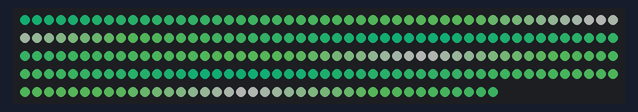
The sketch below on a simulated Arduino Uno, built with avr-gcc and run on an emulated ATmega328P. Parts: 240 RGB LEDs in strip order, left to right, continuing on the next row. Dim RGB values are drawn brighter than linear.

Above: at 3.18 s.
At 10.24 s:
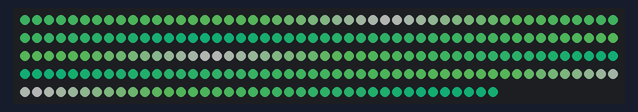
At 17.29 s:
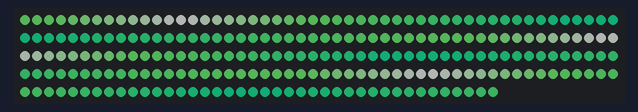
At 36.22 s:
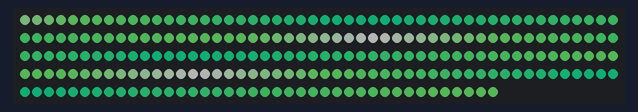

The sketch:

mintyPalletMicro.ino
```cpp
#include <FastLED.h>

#define LED_PIN     3
#define NUM_LEDS    240
#define BRIGHTNESS  64
#define LED_TYPE    WS2812B
#define COLOR_ORDER GRB
CRGB leds[NUM_LEDS];

#define UPDATES_PER_SECOND 100

DEFINE_GRADIENT_PALETTE( bhw1_minty_gp ) {
    0,  23,195,130,
   99, 121,255,125,
  121, 182,255,184,
  127, 255,255,255,
  134, 182,255,184,
  153, 121,255,125,
  255,  23,195,130};


CRGBPalette16 currentPalette = bhw1_minty_gp;
#define currentBlending LINEARBLEND

void setup() {
    delay(3000); // power-up safety delay
    FastLED.addLeds<LED_TYPE, LED_PIN, COLOR_ORDER>(leds, NUM_LEDS).setCorrection(TypicalLEDStrip);
    FastLED.setBrightness(BRIGHTNESS);
}


void loop(){
    static uint8_t startIndex = 0;
    startIndex = startIndex + 1; /* motion speed */

    FillLEDsFromPaletteColors( startIndex);

    FastLED.show();
    FastLED.delay(1000 / UPDATES_PER_SECOND);
}

void FillLEDsFromPaletteColors( uint8_t colorIndex) {
    uint8_t brightness = 255;

    for( int i = 0; i < NUM_LEDS; i++) {
        leds[i] = ColorFromPalette( currentPalette, colorIndex, brightness, currentBlending);
        colorIndex += 3;
    }
}
```
